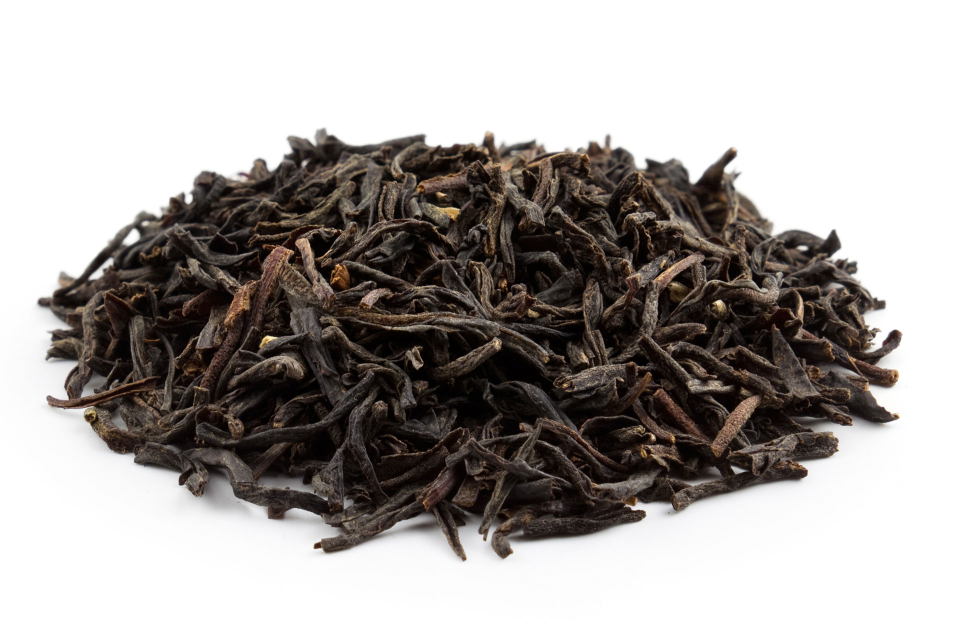
#> input picture Tea/Assam_Tea.jpg, 1920 x 1280 px (shown at 1/2 size); its folder holds only this picture in this run
$ python optimize-images.py
#> lines starting #> are read from the running program, lines starting #| are printed output that depends on the picture
#!/usr/bin/env python3
"""Make web-ready WebP copies of the product photos in Tea/.

For every JPEG/PNG in Tea/ this writes:
  Tea/webp/<name>-card.webp   600x450 (4:3, centre-cropped) for product cards
  Tea/webp/<name>-large.webp  up to 1000px wide, original aspect, for quick view

Originals are never modified or deleted. Requires Pillow:  pip install Pillow
Usage (from the project root):  python3 tools/optimize-images.py
"""
from pathlib import Path
from PIL import Image, ImageOps

SRC = Path("Tea")
OUT = SRC / "webp"
CARD = (600, 450)
LARGE_MAX_W = 1000
TARGET_KB = 60      # card images
LARGE_TARGET_KB = 120


def save_webp(img, path, start_q=80, target_kb=TARGET_KB):
    q = start_q
    while True:
        img.save(path, "WEBP", quality=q, method=6)
        if path.stat().st_size <= target_kb * 1024 or q <= 50:
            return q
        q -= 5


def main():
    OUT.mkdir(exist_ok=True)
    for src in sorted(SRC.iterdir()):
        if src.suffix.lower() not in {".jpg", ".jpeg", ".png"}:
            continue
        img = ImageOps.exif_transpose(Image.open(src)).convert("RGB")
#> img is the input picture: PIL image 1920x1280 RGB; mean R, G, B 169.3, 164.9, 162.2
        card = ImageOps.fit(img, CARD, Image.LANCZOS, centering=(0.5, 0.5))
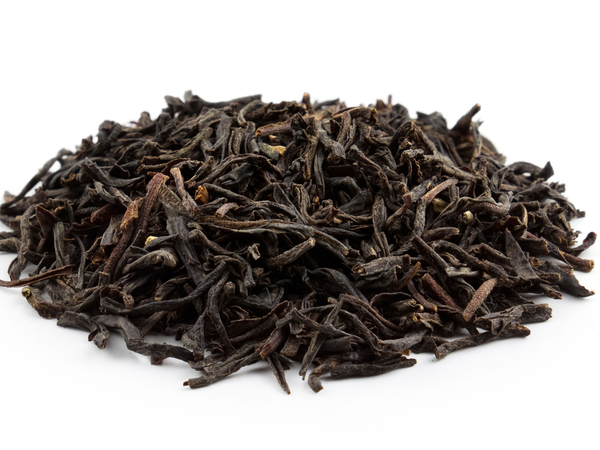
#> card: PIL image 600x450 RGB; mean R, G, B 158.8, 153.8, 150.8
        cq = save_webp(card, OUT / f"{src.stem}-card.webp")
#> after the loop in save_webp, `while True:`: q = 80
        large = img.copy()
        if large.width > LARGE_MAX_W:
            large = large.resize((LARGE_MAX_W, round(large.height * LARGE_MAX_W / large.width)), Image.LANCZOS)
        lq = save_webp(large, OUT / f"{src.stem}-large.webp", 82, LARGE_TARGET_KB)
        print(f"{src.name:60s} {src.stat().st_size // 1024:4d} KB -> card {(OUT / f'{src.stem}-card.webp').stat().st_size // 1024:3d} KB (q{cq}), "
              f"large {large.width}x{large.height} {(OUT / f'{src.stem}-large.webp').stat().st_size // 1024:3d} KB (q{lq})")


if __name__ == "__main__":
#> (the run stopped early here; a loop or call above may not have finished)

$ run again, on Tea/Masala_tea.jpg
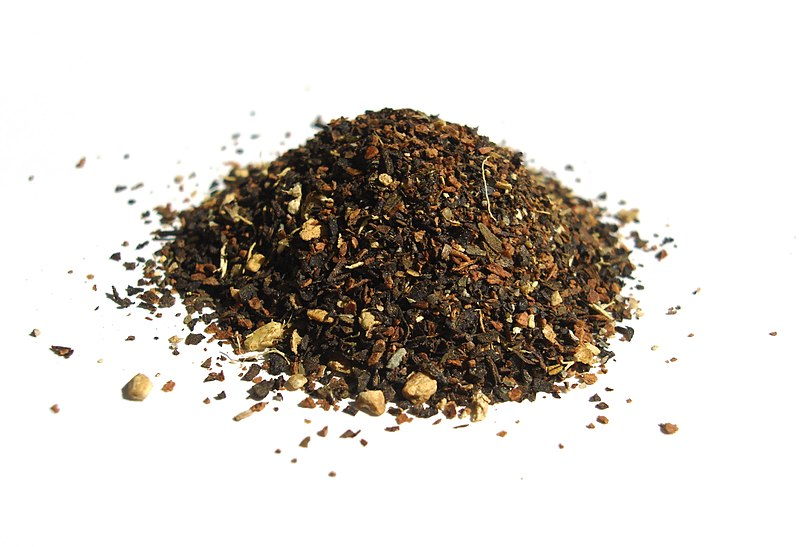
#> input picture Tea/Masala_tea.jpg, 800 x 547 px
#> in main, img is the input picture: PIL image 800x547 RGB; mean R, G, B 211.2, 206.1, 200.4
#> in main, `card = ImageOps.fit(img, CARD, Image.LANCZOS, centering=(0.5, 0.5))`:
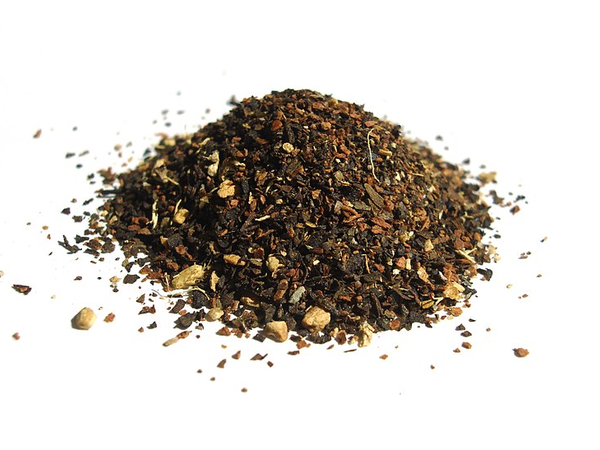
#> card: PIL image 600x450 RGB; mean R, G, B 206.9, 201.4, 195.2
#> after the loop in save_webp, `while True:`: q = 80

$ run again, on Tea/calming-herbal-tea-blend-chamomile-600nw-2568834187.jpg
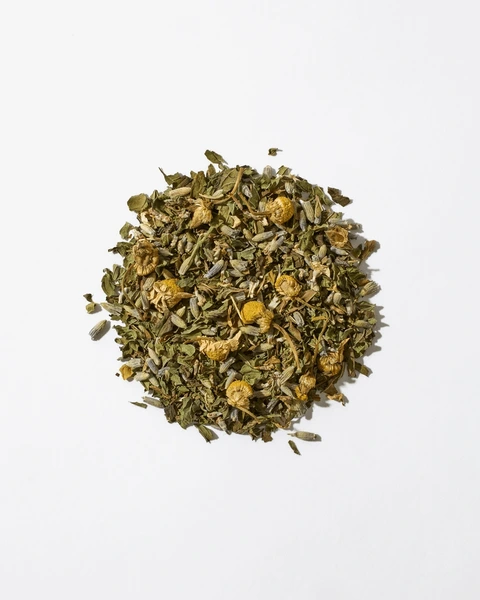
#> input picture Tea/calming-herbal-tea-blend-chamomile-600nw-2568834187.jpg, 480 x 600 px
#> in main, img is the input picture: PIL image 480x600 RGB; mean R, G, B 215.9, 211.9, 204.1
#> in main, `card = ImageOps.fit(img, CARD, Image.LANCZOS, centering=(0.5, 0.5))`:
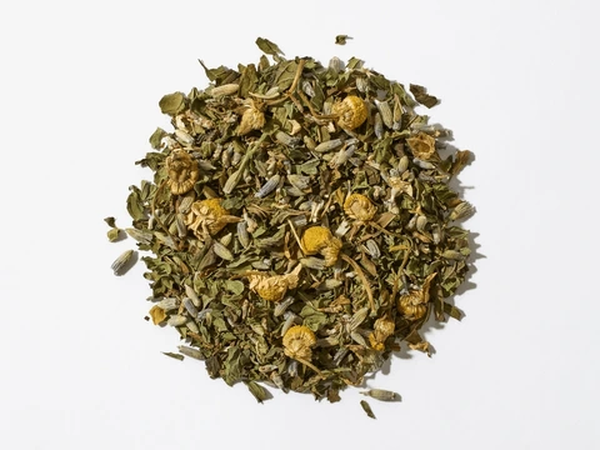
#> card: PIL image 600x450 RGB; mean R, G, B 198.9, 192.4, 178.3
#> after the loop in save_webp, `while True:`: q = 80

$ run again, on Tea/darjeeling.jpg
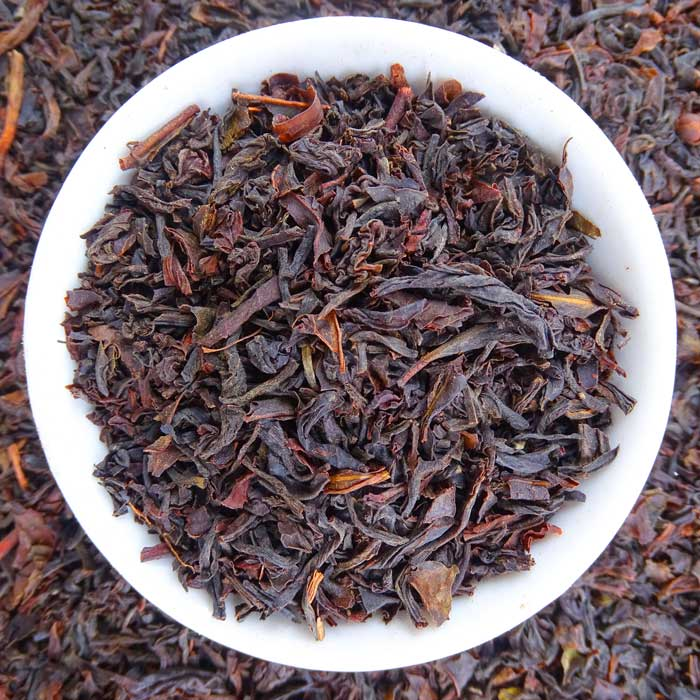
#> input picture Tea/darjeeling.jpg, 700 x 700 px
#> in main, img is the input picture: PIL image 700x700 RGB; mean R, G, B 122.4, 106.4, 110.8
#> in main, `card = ImageOps.fit(img, CARD, Image.LANCZOS, centering=(0.5, 0.5))`:
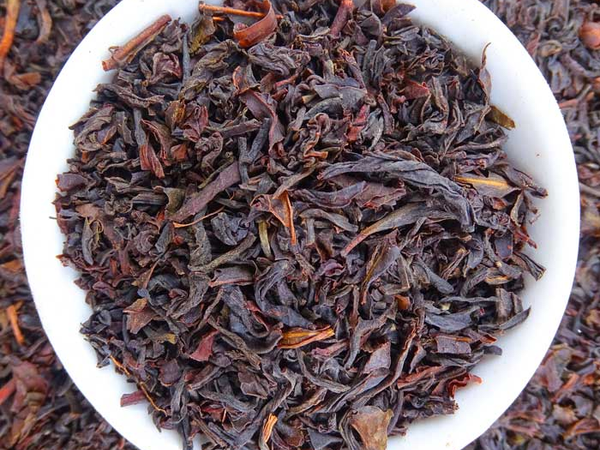
#> card: PIL image 600x450 RGB; mean R, G, B 118.6, 101.8, 106.1
#> after the loop in save_webp, `while True:`: q = 80

$ run again, on Tea/Green-Tea-Leaves-2.jpg
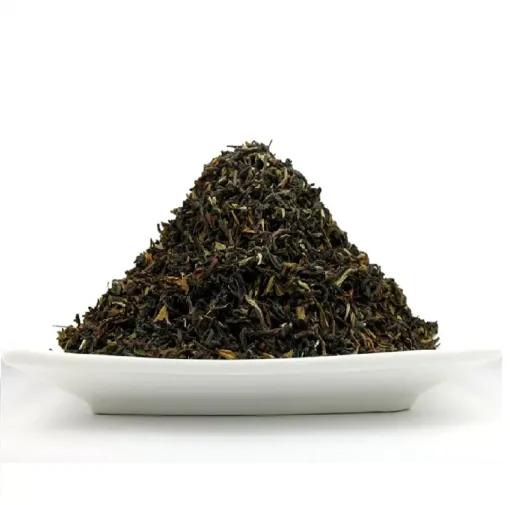
#> input picture Tea/Green-Tea-Leaves-2.jpg, 510 x 505 px
#> in main, img is the input picture: PIL image 510x505 RGB; mean R, G, B 208.7, 207.8, 204.3
#> in main, `card = ImageOps.fit(img, CARD, Image.LANCZOS, centering=(0.5, 0.5))`:
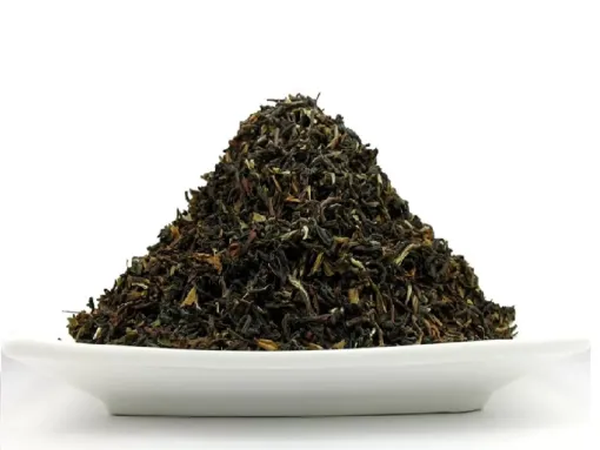
#> card: PIL image 600x450 RGB; mean R, G, B 194.1, 192.9, 188.4
#> after the loop in save_webp, `while True:`: q = 80
